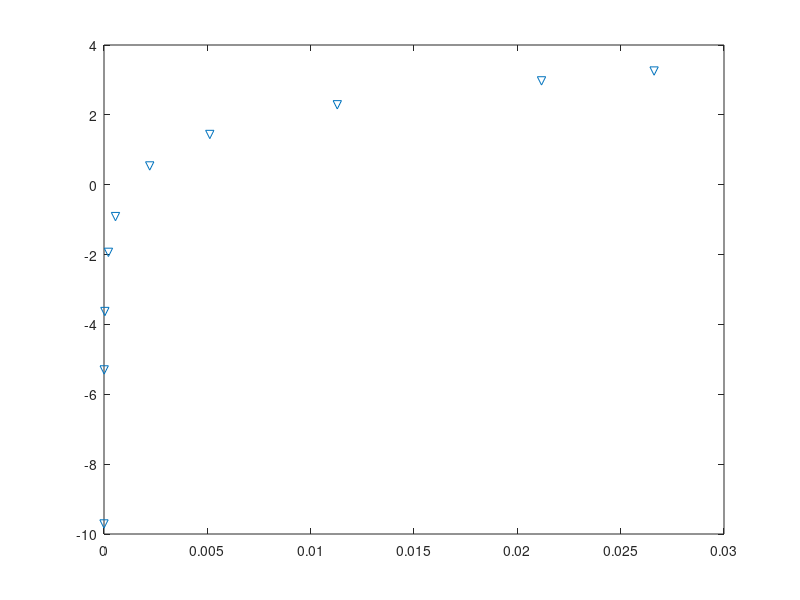

MATLAB code for this plot: (Note: this script raises an error after producing the figure.)
clear all
%w = linspace(1,1e2,10); %frequency input

%IS sample information - s = 1/r = L/RA (S/cm)
L = 0.0765; %cm - sample thickness
d = 18e-3; %m - sample diameter
A = .914; %cm^2 - sample area
Tk = [973 923 873 823 773 723 673 623 573 473]; %K - sample temperature
Tc = Tk - 273; %C - sample temperature

%Data collected from ASU gamry for GDC20 (sample "2a gdc")
R0 = 2; %ohm - system 'offset' resistance
R1 = [6.289	7.907 14.83	32.7 75.65 301.5 781 3934 19270	1309000]; %ohm - R1 resistance
R2 = [95.58	230.6	601.5	1928	7015	41940	136400	673500	3695000	647900000]; %ohm - R2 resistance
Y1 = [0.00002825	0.00001044	0.000000757	0.0007747	3.88E-10	2.806E-08	2.215E-08	1.706E-08	1.586E-08	1.015E-08]; %S*s^a - CPE1 factor(?)
Y2 = [4.497E-08	6.083E-08	4.799E-08	4.024E-08	3.302E-08	9.837E-10	8.2E-10	2.199E-09	6.868E-10	1.477E-10]; %CPE2
a1 = [0.0555 0.02355 0.04447 0.000000446 8.15E-02 0.8871 0.8972	0.9051 0.8914 0.8672]; %a - CPE1
a2 = [0.9122	0.882	0.8887	0.8889	0.8913	0.8266	0.8384	0.7587	0.816	0.8903]; %a - CPE2
data = [R1; R2];

D_data = data; %Populate 'D-data' matrix
delta = [-.5 -.4 -.3 -.2 -.1 0 .1 .2 .3 .4 .5]; %percent difference relative to real data (delta = 0)
Ea_int = zeros(2,11);

for k = 1:length(delta)
    for i = 1:2
            for j = 1:length(R1)
            D_data(i,j) = data(i,j) + data(i,j)*delta(k); %generate data with one misestimated component
            end
   
    %Calculate Ea based on mis-estimate data
        %Capacitances calculated from constant phase element parameters
        %C1(k,i) = (D_data(1,:).^(1./D_data(5,:).*D_data(3,:)).^(1-D_data(3,:)); %F - C1 capacitance (int)
        %C2(k,i) = (D_data(2,:).^(1./D_data(6,:).*D_data(5,:)).^(1-D_data(5,:)); %F - C2 capacitance (gb)
        
        %Rtot = D_data(1,:) + D_data(2,:); %ohm - Total resistance
        Rint = D_data(1,:); %ohm - grain interior resistance
        %Rgb = D_data(2,:); %ohm - grain boundary resistance
        %Cint = C1; %F - grain interior capacitance 
        %Cgb = C2; %F - gring boundary capacitance

        %Stot = L./(Rtot*A); %S/m - total sample ionic conductivity
        Sint = L./(Rint*A); %S/m - grain interior ionic conductivity
        %Sgb = Sint.*(Rint.*Cint./(Rgb.*Cgb)); %S/m - grain boundary ionic conductivity
        
        %xtot = 1000./Tk;
        %ytot = log(Tk.*Stot);
        xint = Sint;
        yint = log(Tk.*Sint);

       
        plot(xint,yint,'v');

        
        linfit = fit(xint',yint','poly1');
        plot(linfit,xint,yint,'o'),
        coef_linfit = coeffvalues(linfit);
        legend('S_i_n_t actual','S_i_n_t fit');
        title('Arrhenius plot');
        xlabel('1000/T'); ylabel('log(\sigma_i*T)');

        Ea_int(i,k) = coef_linfit(1)*1000*-8.617e-5; %eV - activation energy for ion hopping, interior
        D_data,
        D_data = data; %reset all experimental parameters
    end   
end

figure(1)
plot(delta,Ea_int(1,:))
%,delta,Ea_int(2,:),delta,Ea_int(3,:),delta,Ea_int(4,:),delta,Ea_int(5,:),delta,Ea_int(6,:));
%legend('R1','R2','Y1','Y2','a1','a2')
%Z_RRCRC = R0 + 1./(1./R1+1i.*w.*C1) + 1./(1./R2+1i.*w.*C2);
%Z_RRCRCreal = real(Z_RRCRC);
%Z_RRCRCimg = imag(Z_RRCRC);




%figure(3)
%K_scale = line(xint,yint,'Color','r'); %plot 1000/T, Kelvin
%ax1 = gca;
%set(ax1,'XColor','r','YColor','r','YTick',[])
%ax2 = axes('Position',get(ax1,'Position'),'XAxisLocation','top',...
    %'YAxisLocation','right','Color','none','XColor','k','YColor','k');
%C_scale = line(xtot,ytot,'Color','k','Parent',ax2);
